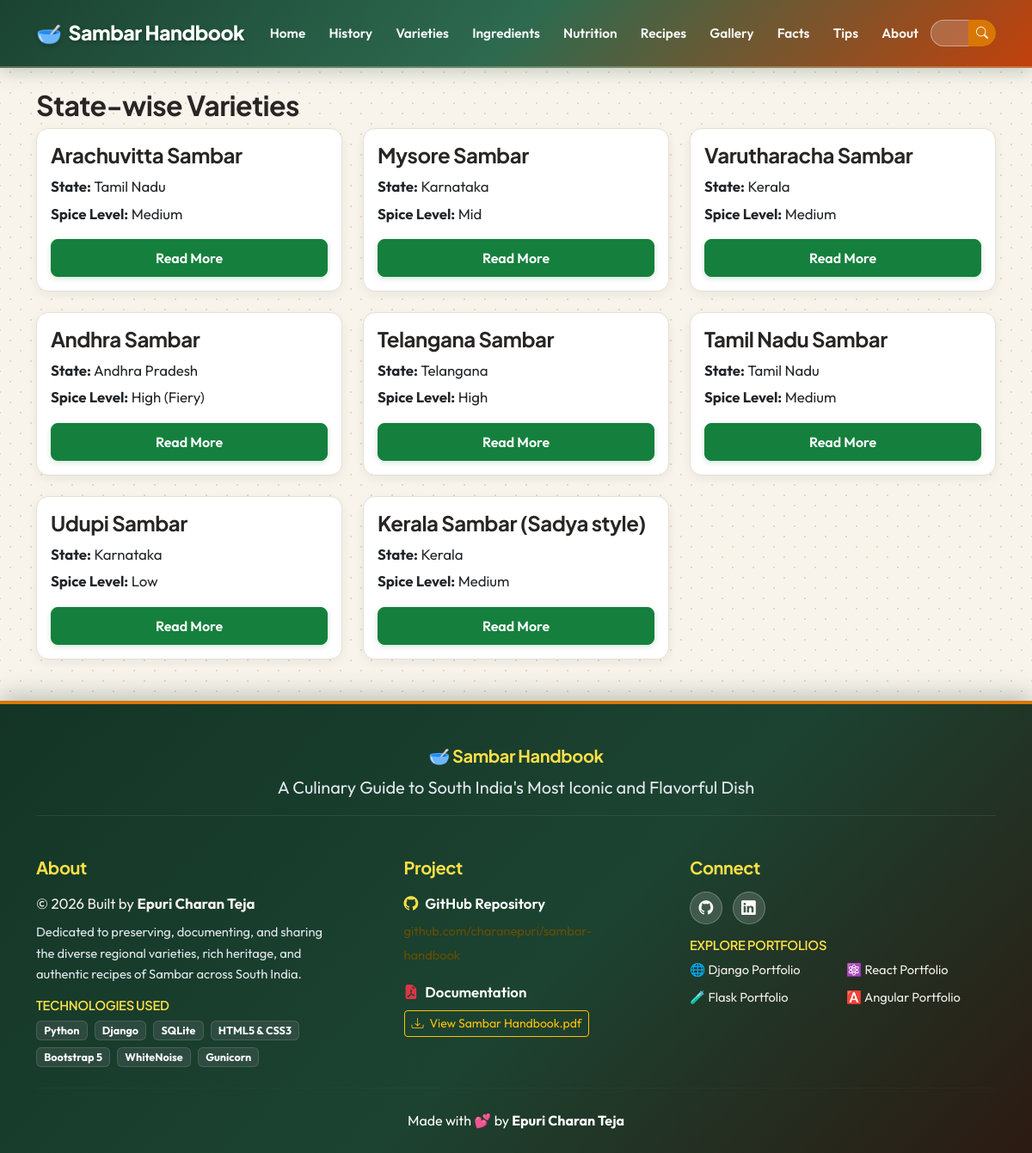
Page /varieties/ on the committed database.
### handbook/models.py (models this page shows, shortened)
class StateVariety(models.Model):
    state = models.CharField(max_length = 100)
    variety_name = models.CharField(max_length = 100)
    description = models.TextField()
    spice_level = models.CharField(max_length = 50)
    sweetness = models.CharField(max_length = 50)
    coconut_usage = models.CharField(max_length = 100)

### handbook/views.py (the view)
# urls.py: path('varieties/', views.varieties, name='varieties'),
def varieties(request):
    varieties = StateVariety.objects.all()
    return render(
        request,
        'handbook/varieties.html',
        {
            'varieties': varieties
        }
    )

### handbook/templates/handbook/varieties.html (shortened to what this page needs)
{% extends 'handbook/base.html' %}
{% block content %}
    <h2>State-wise Varieties</h2>
    <div class="row g-4">
        {% for variety in varieties %}
            <div class="col-md-4">
                <div class="card shadow p-3 h-100">
                    <h4>
                        {{ variety.variety_name }}
                    </h4>
                    <p class="mb-1">
                        <strong>State:</strong> {{ variety.state }}
                    </p>
                    <p class="mb-3">
                        <strong>Spice Level:</strong> {{ variety.spice_level }}
                    </p>
                    <a href="{% url 'variety_detail' variety.id %}" class="btn btn-success mt-auto">
                        Read More
                    </a>
                </div>
            </div>
        {% endfor %}
    </div>
{% endblock %}

### handbook/static/handbook/css/style.css (style rules this page uses)
:root { --primary: #c2410c; --primary-hover: #9a3412; --primary-light: #ffedd5; --secondary: #d97706; --accent: #15803d; --accent-hover: #166534; --accent-light: #dcfce7; --dark: #1c1917; --dark-surface: #292524; --light-bg: #f8f4ec; --card-bg: #ffffff; --text-main: #292524; --text-muted: #57534e; --border-color: #e7e0d3; --shadow-sm: 0 4px 12px rgba(41, 37, 36, 0.06); --shadow-md: 0 10px 25px rgba(41, 37, 36, 0.09); --shadow-lg: 0 20px 40px rgba(41, 37, 36, 0.13); --radius-sm: 8px; --radius-md: 14px; --radius-lg: 20px; --radius-pill: 50px; --font-heading: 'Plus Jakarta Sans', system-ui, -apple-system, sans-serif; --font-body: 'Outfit', system-ui, -apple-system, sans-serif; }
body { background-color: var(--light-bg) !important; background-image: radial-gradient(#e5d8c3 0.85px, transparent 0.85px), radial-gradient(#e5d8c3 0.85px, var(--light-bg) 0.85px) !important; background-size: 24px 24px !important; background-position: 0 0, 12px 12px !important; color: var(--text-main); font-family: var(--font-body); font-size: 1.05rem; line-height: 1.65; -webkit-font-smoothing: antialiased; min-height: 100vh; display: flex; flex-direction: column; }
h1, h2, h3, h4, h5, h6, .navbar-brand { font-family: var(--font-heading); font-weight: 700; color: var(--text-main); letter-spacing: -0.02em; }
.card { background-color: var(--card-bg) !important; border: 1px solid var(--border-color) !important; border-radius: var(--radius-md) !important; box-shadow: var(--shadow-sm) !important; transition: transform 0.25s cubic-bezier(0.165, 0.84, 0.44, 1), box-shadow 0.25s ease; overflow: hidden; }
.btn-success { background-color: var(--accent) !important; border-color: var(--accent) !important; color: #fff !important; font-weight: 600; border-radius: var(--radius-sm); padding: 0.55rem 1.25rem; box-shadow: 0 2px 6px rgba(21, 128, 61, 0.2); transition: all 0.2s ease; }

### rows in the picture
StateVariety: variety_name "Arachuvitta Sambar", state "Tamil Nadu", spice_level "Medium"
StateVariety: variety_name "Mysore Sambar", state "Karnataka", spice_level "Mid"
StateVariety: variety_name "Varutharacha Sambar", state "Kerala", spice_level "Medium"
StateVariety: variety_name "Andhra Sambar", state "Andhra Pradesh", spice_level "High (Fiery)"
StateVariety: variety_name "Telangana Sambar", state "Telangana", spice_level "High"
StateVariety: variety_name "Tamil Nadu Sambar", state "Tamil Nadu", spice_level "Medium"
StateVariety: variety_name "Udupi Sambar", state "Karnataka", spice_level "Low"
StateVariety: variety_name "Kerala Sambar (Sadya style)", state "Kerala", spice_level "Medium"
